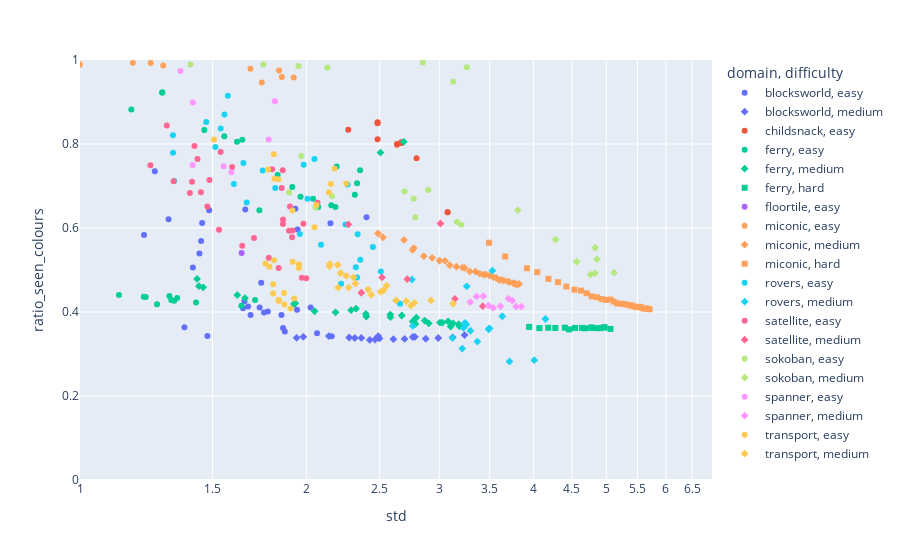

Notebook code for this chart:
### Code cell
df = WHOLE_DF.copy()
df = df[df["model"] == rename(GPR)]
df = df[df["solved"] == 1]
# df["ratio_seen_colours"] = np.tan((np.pi / 2) * df["ratio_seen_colours"])
# df["ratio_seen_colours"] = 1 / (1 - df["ratio_seen_colours"])
df["std"] = np.log(df["std"])
metric = "ratio_seen_colours"
min_metric = 1e-1
max_metric = 1e3
fig = px.scatter(
    df,
    x="std",
    y=metric,
    color="domain",
    symbol="difficulty",
    log_x=True,
    # log_y=True,
    log_y=False,
    range_x=(1, np.log(PLOT_MAX_STD)),
    # range_x=(1e-6, PLOT_MAX_STD),
    range_y=(0, 1),
    # range_y=(min_metric, max_metric),
    hover_data=["problem"],
)
fig.show()
fig.write_html("px/ratio_vs_std.html")

### Figure 1 — Plotly figure (JSON) as saved in the notebook; plotly's stock layout.template omitted (floating-point values rounded to 4 significant figures)
{"data": [{"customdata": [[1], [2], [3], [4], [5], [6], [7], [8], [9], [10], [11], [12], [13], [14], [15], [16], [17], [18], [19], [20], [21], [22], [23], [24], [25], [26], [27], [28], [29], [30]], "hovertemplate": "domain=blocksworld<br>difficulty=easy<br>std=%{x}<br>ratio_seen_colours=%{y}<br>problem=%{customdata[0]}<extra></extra>", "legendgroup": "blocksworld, easy", "marker": {"color": "#636efa", "symbol": "circle"}, "mode": "markers", "name": "blocksworld, easy", "orientation": "v", "showlegend": true, "type": "scatter", "x": [1.658, 1.257, 1.484, 1.453, 1.311, 1.932, 1.945, 1.448, 1.216, 2.401, 1.441, 2.151, 1.412, 1.74, 1.654, 1.646, 1.672, 1.685, 1.755, 1.776, 1.871, 1.732, 1.376, 1.861, 1.852, 2.065, 2.024, 2.159, 1.476, 1.942], "xaxis": "x", "y": [0.6441, 0.735, 0.6421, 0.612, 0.6206, 0.6458, 0.5967, 0.5693, 0.583, 0.6256, 0.5394, 0.6112, 0.506, 0.4696, 0.4256, 0.4091, 0.4128, 0.3929, 0.3988, 0.4012, 0.3537, 0.4107, 0.3634, 0.3618, 0.3928, 0.3493, 0.4107, 0.3422, 0.3431, 0.4055], "yaxis": "y"}, {"customdata": [[31], [32], [33], [34], [35], [36], [37], [38], [39], [40], [41], [42], [43], [44], [45], [49], [52], [55]], "hovertemplate": "domain=blocksworld<br>difficulty=medium<br>std=%{x}<br>ratio_seen_colours=%{y}<br>problem=%{customdata[0]}<extra></extra>", "legendgroup": "blocksworld, medium", "marker": {"color": "#636efa", "symbol": "diamond"}, "mode": "markers", "name": "blocksworld, medium", "orientation": "v", "showlegend": true, "type": "scatter", "x": [2.14, 1.939, 1.98, 2.465, 2.317, 2.278, 2.499, 2.364, 2.426, 2.489, 2.607, 2.785, 2.879, 2.698, 2.767, 2.991, 3.125, 3.241], "xaxis": "x", "y": [0.3428, 0.3384, 0.3409, 0.3345, 0.3381, 0.3393, 0.3371, 0.3384, 0.3334, 0.3427, 0.3353, 0.3408, 0.3363, 0.336, 0.3405, 0.3381, 0.3398, 0.345], "yaxis": "y"}, {"customdata": [[1], [2], [3], [4], [5], [6], [7], [8], [9], [10], [11], [12], [13], [14], [15], [16], [17], [18], [19], [27], [28]], "hovertemplate": "domain=childsnack<br>difficulty=easy<br>std=%{x}<br>ratio_seen_colours=%{y}<br>problem=%{customdata[0]}<extra></extra>", "legendgroup": "childsnack, easy", "marker": {"color": "#EF553B", "symbol": "circle"}, "mode": "markers", "name": "childsnack, easy", "orientation": "v", "showlegend": true, "type": "scatter", "x": [-12.57, -12.57, -12.57, -12.4, -12.4, -12.31, -12.31, -12.31, -11.85, 2.271, 2.484, 2.484, 2.484, 2.636, 2.636, 2.671, 2.671, 2.671, 2.799, 3.077, 3.077], "xaxis": "x", "y": [0.9915, 0.9917, 0.9915, 0.9904, 0.9904, 0.9885, 0.9884, 0.9888, 0.9668, 0.8339, 0.8515, 0.8112, 0.8495, 0.8, 0.7983, 0.8039, 0.8023, 0.8031, 0.7659, 0.6375, 0.6375], "yaxis": "y"}, {"customdata": [[1], [2], [3], [4], [5], [6], [7], [8], [9], [10], [11], [12], [13], [14], [15], [16], [17], [18], [19], [20], [21], [22], [23], [24], [25], [26], [27], [28], [29], [30]], "hovertemplate": "domain=ferry<br>difficulty=easy<br>std=%{x}<br>ratio_seen_colours=%{y}<br>problem=%{customdata[0]}<extra></extra>", "legendgroup": "ferry, easy", "marker": {"color": "#00cc96", "symbol": "circle"}, "mode": "markers", "name": "ferry, easy", "orientation": "v", "showlegend": true, "type": "scatter", "x": [1.286, 1.286, 1.463, 1.17, 1.83, 1.555, 1.616, 1.643, 2.333, 2.072, 1.731, 1.963, 2.355, 2.192, 1.914, 2.039, 2.184, 2.317, 2.156, 1.222, 1.216, 1.314, 1.127, 1.346, 1.266, 1.322, 1.708, 1.426, 1.334, 1.638], "xaxis": "x", "y": [0.9226, 0.9226, 0.8336, 0.8819, 0.7262, 0.8183, 0.8053, 0.8099, 0.7068, 0.6498, 0.642, 0.6743, 0.7374, 0.7466, 0.6979, 0.6699, 0.6497, 0.6793, 0.6544, 0.4358, 0.4362, 0.4381, 0.4404, 0.4336, 0.4187, 0.4286, 0.4285, 0.4224, 0.4265, 0.415], "yaxis": "y"}, {"customdata": [[31], [32], [33], [34], [35], [36], [37], [38], [39], [40], [41], [42], [43], [44], [45], [46], [47], [48], [49], [50], [51], [52], [53], [54], [55], [56], [57], [58], [59], [60]], "hovertemplate": "domain=ferry<br>difficulty=medium<br>std=%{x}<br>ratio_seen_colours=%{y}<br>problem=%{customdata[0]}<extra></extra>", "legendgroup": "ferry, medium", "marker": {"color": "#00cc96", "symbol": "diamond"}, "mode": "markers", "name": "ferry, medium", "orientation": "v", "showlegend": true, "type": "scatter", "x": [2.692, 2.506, 1.43, 1.457, 1.439, 1.618, 1.656, 1.924, 1.931, 2.049, 2.185, 2.326, 2.291, 2.397, 2.4, 2.584, 2.583, 2.675, 2.789, 2.797, 2.766, 2.869, 2.906, 3.029, 3.006, 3.082, 3.106, 3.129, 3.19, 3.183], "xaxis": "x", "y": [0.8052, 0.7796, 0.4787, 0.4588, 0.4614, 0.4404, 0.4333, 0.4191, 0.4206, 0.4018, 0.3993, 0.4078, 0.4044, 0.3955, 0.3892, 0.3877, 0.394, 0.3916, 0.3714, 0.3863, 0.3775, 0.3796, 0.373, 0.3747, 0.3747, 0.3777, 0.3654, 0.3732, 0.3658, 0.371], "yaxis": "y"}, {"customdata": [[61], [62], [63], [64], [65], [66], [67], [68], [69], [70], [71], [72], [73], [74], [75], [76]], "hovertemplate": "domain=ferry<br>difficulty=hard<br>std=%{x}<br>ratio_seen_colours=%{y}<br>problem=%{customdata[0]}<extra></extra>", "legendgroup": "ferry, hard", "marker": {"color": "#00cc96", "symbol": "square"}, "mode": "markers", "name": "ferry, hard", "orientation": "v", "showlegend": true, "type": "scatter", "x": [3.949, 4.075, 4.186, 4.278, 4.405, 4.462, 4.544, 4.643, 4.684, 4.775, 4.78, 4.86, 4.903, 4.966, 4.972, 5.063], "xaxis": "x", "y": [0.3646, 0.3616, 0.3625, 0.362, 0.3626, 0.3586, 0.3621, 0.3622, 0.3612, 0.3621, 0.3633, 0.3615, 0.3617, 0.3629, 0.3639, 0.3598], "yaxis": "y"}, {"customdata": [[1], [3]], "hovertemplate": "domain=floortile<br>difficulty=easy<br>std=%{x}<br>ratio_seen_colours=%{y}<br>problem=%{customdata[0]}<extra></extra>", "legendgroup": "floortile, easy", "marker": {"color": "#ab63fa", "symbol": "circle"}, "mode": "markers", "name": "floortile, easy", "orientation": "v", "showlegend": true, "type": "scatter", "x": [1.639, -11.51], "xaxis": "x", "y": [0.5403, 0.483], "yaxis": "y"}, {"customdata": [[1], [2], [3], [4], [5], [6], [7], [8], [9], [10], [11], [12], [13], [14], [15], [16], [17], [18], [19], [20], [21], [22], [23], [24], [25], [26], [27], [28], [29], [30]], "hovertemplate": "domain=miconic<br>difficulty=easy<br>std=%{x}<br>ratio_seen_colours=%{y}<br>problem=%{customdata[0]}<extra></extra>", "legendgroup": "miconic, easy", "marker": {"color": "#FFA15A", "symbol": "circle"}, "mode": "markers", "name": "miconic, easy", "orientation": "v", "showlegend": true, "type": "scatter", "x": [-12.4, -12.4, -12.39, -11.85, -12.47, -11.86, 0.9987, -11.51, 0.9987, -12.06, -11.85, -11.51, -11.51, -12.05, -12.32, 1.241, 1.175, -11.5, 1.29, -11.52, -12.3, -12.26, -12.04, 1.838, 1.854, -12.17, 1.684, -12.04, 1.744, 1.922], "xaxis": "x", "y": [0.9838, 0.9838, 0.9874, 0.991, 0.9928, 0.9928, 0.9888, 0.9932, 0.9899, 0.997, 0.9959, 0.9964, 0.9866, 0.9956, 0.997, 0.9931, 0.9933, 0.9865, 0.9871, 0.9886, 0.9944, 0.9417, 0.9916, 0.9752, 0.9597, 0.9647, 0.9793, 0.9453, 0.9463, 0.9584], "yaxis": "y"}, {"customdata": [[31], [32], [33], [34], [35], [36], [37], [38], [39], [40], [41], [42], [43], [44], [45], [46], [47], [48], [49], [50], [51], [52], [53], [54], [55], [56], [57], [58], [59], [60]], "hovertemplate": "domain=miconic<br>difficulty=medium<br>std=%{x}<br>ratio_seen_colours=%{y}<br>problem=%{customdata[0]}<extra></extra>", "legendgroup": "miconic, medium", "marker": {"color": "#FFA15A", "symbol": "diamond"}, "mode": "markers", "name": "miconic, medium", "orientation": "v", "showlegend": true, "type": "scatter", "x": [2.488, 2.526, 2.693, 2.776, 2.764, 2.861, 2.936, 3.002, 3.053, 3.097, 3.162, 3.222, 3.244, 3.294, 3.351, 3.395, 3.434, 3.456, 3.501, 3.541, 3.572, 3.603, 3.632, 3.655, 3.701, 3.719, 3.764, 3.783, 3.805, 3.83], "xaxis": "x", "y": [0.5869, 0.5779, 0.5715, 0.5521, 0.5479, 0.5329, 0.529, 0.522, 0.522, 0.5113, 0.5078, 0.5056, 0.5049, 0.4965, 0.4962, 0.4914, 0.4889, 0.4892, 0.4864, 0.4831, 0.4814, 0.476, 0.4765, 0.4747, 0.4731, 0.4709, 0.4684, 0.4678, 0.4651, 0.4668], "yaxis": "y"}, {"customdata": [[61], [62], [63], [64], [65], [66], [67], [68], [69], [70], [71], [72], [73], [74], [75], [76], [77], [78], [79], [80], [81], [82], [83], [84], [85], [86], [87], [88], [89], [90]], "hovertemplate": "domain=miconic<br>difficulty=hard<br>std=%{x}<br>ratio_seen_colours=%{y}<br>problem=%{customdata[0]}<extra></extra>", "legendgroup": "miconic, hard", "marker": {"color": "#FFA15A", "symbol": "square"}, "mode": "markers", "name": "miconic, hard", "orientation": "v", "showlegend": true, "type": "scatter", "x": [3.492, 3.67, 3.923, 4.047, 4.189, 4.314, 4.425, 4.536, 4.628, 4.709, 4.78, 4.86, 4.931, 4.994, 5.066, 5.114, 5.167, 5.221, 5.276, 5.324, 5.368, 5.411, 5.451, 5.492, 5.542, 5.564, 5.601, 5.643, 5.675, 5.707], "xaxis": "x", "y": [0.565, 0.5321, 0.5041, 0.4949, 0.479, 0.471, 0.4607, 0.4531, 0.4509, 0.4446, 0.4373, 0.4351, 0.4308, 0.4288, 0.4296, 0.4249, 0.4207, 0.4196, 0.4191, 0.4178, 0.4156, 0.4155, 0.4127, 0.4118, 0.4124, 0.4106, 0.4082, 0.4088, 0.4075, 0.4066], "yaxis": "y"}, {"customdata": [[1], [2], [3], [4], [5], [6], [7], [8], [9], [10], [11], [12], [13], [14], [15], [16], [17], [18], [19], [20], [21], [22], [23], [24], [25], [26], [27], [28], [29], [30]], "hovertemplate": "domain=rovers<br>difficulty=easy<br>std=%{x}<br>ratio_seen_colours=%{y}<br>problem=%{customdata[0]}<extra></extra>", "legendgroup": "rovers, easy", "marker": {"color": "#19d3f3", "symbol": "circle"}, "mode": "markers", "name": "rovers, easy", "orientation": "v", "showlegend": true, "type": "scatter", "x": [1.538, 1.555, 1.648, 1.513, 0.4069, 1.329, 1.334, 1.572, -10.63, 1.471, 1.601, 2.005, 1.817, 1.329, 1.665, 1.982, 1.958, 1.748, 2.09, 2.324, 2.266, 2.222, 2.449, 2.334, 2.338, 2.252, 2.356, 2.66, 2.048, 2.509], "xaxis": "x", "y": [0.8368, 0.8701, 0.7549, 0.7932, 0.9335, 0.7792, 0.7118, 0.9151, 0.9294, 0.8521, 0.7047, 0.6696, 0.6955, 0.8209, 0.6608, 0.7505, 0.5857, 0.7367, 0.5601, 0.5067, 0.7036, 0.4672, 0.5545, 0.4819, 0.5853, 0.6086, 0.5242, 0.4199, 0.7646, 0.4966], "yaxis": "y"}, {"customdata": [[31], [32], [33], [34], [35], [36], [37], [38], [39], [40], [42], [43], [44], [45], [46], [54], [56]], "hovertemplate": "domain=rovers<br>difficulty=medium<br>std=%{x}<br>ratio_seen_colours=%{y}<br>problem=%{customdata[0]}<extra></extra>", "legendgroup": "rovers, medium", "marker": {"color": "#19d3f3", "symbol": "diamond"}, "mode": "markers", "name": "rovers, medium", "orientation": "v", "showlegend": true, "type": "scatter", "x": [2.766, 2.759, 3.258, 3.219, 3.498, 3.124, 3.246, 3.719, 3.3, 3.229, 4.012, 3.637, 3.371, 3.263, 3.489, 3.529, 4.151], "xaxis": "x", "y": [0.3667, 0.4774, 0.3701, 0.313, 0.3612, 0.3381, 0.3742, 0.2823, 0.3553, 0.3621, 0.2852, 0.3899, 0.3296, 0.461, 0.3589, 0.4985, 0.3834], "yaxis": "y"}, {"customdata": [[1], [2], [3], [4], [5], [6], [7], [8], [9], [10], [11], [12], [13], [14], [15], [16], [17], [18], [19], [20], [21], [22], [23], [24], [25], [26], [27], [28], [29], [30]], "hovertemplate": "domain=satellite<br>difficulty=easy<br>std=%{x}<br>ratio_seen_colours=%{y}<br>problem=%{customdata[0]}<extra></extra>", "legendgroup": "satellite, easy", "marker": {"color": "#FF6692", "symbol": "circle"}, "mode": "markers", "name": "satellite, easy", "orientation": "v", "showlegend": true, "type": "scatter", "x": [1.304, 1.538, 1.419, 1.24, 1.447, 1.331, 1.592, 1.432, 1.409, 1.486, 1.53, 1.399, 1.799, 2.067, 1.476, 1.895, 1.642, 1.853, 1.703, 1.836, 1.916, 1.781, 1.86, 1.9, 1.861, 1.971, 1.998, 1.913, 1.859, 1.98], "xaxis": "x", "y": [0.8442, 0.7807, 0.7955, 0.7497, 0.685, 0.7116, 0.7452, 0.7643, 0.7103, 0.7144, 0.5959, 0.6836, 0.7399, 0.66, 0.651, 0.5935, 0.5578, 0.695, 0.5761, 0.5045, 0.5938, 0.5291, 0.6097, 0.6511, 0.6204, 0.4814, 0.4806, 0.5782, 0.7375, 0.6104], "yaxis": "y"}, {"customdata": [[33], [38], [39], [42], [46], [50], [58]], "hovertemplate": "domain=satellite<br>difficulty=medium<br>std=%{x}<br>ratio_seen_colours=%{y}<br>problem=%{customdata[0]}<extra></extra>", "legendgroup": "satellite, medium", "marker": {"color": "#FF6692", "symbol": "diamond"}, "mode": "markers", "name": "satellite, medium", "orientation": "v", "showlegend": true, "type": "scatter", "x": [2.364, 2.272, 2.519, 2.721, 3.147, 3.427, 3.011], "xaxis": "x", "y": [0.4459, 0.6084, 0.4823, 0.4781, 0.4313, 0.4139, 0.6107], "yaxis": "y"}, {"customdata": [[1], [2], [3], [4], [5], [6], [7], [8], [9], [10], [11], [12], [13], [14], [15], [16], [17], [18], [19], [20], [21], [22], [23], [24], [25], [26], [27], [28], [29], [30]], "hovertemplate": "domain=sokoban<br>difficulty=easy<br>std=%{x}<br>ratio_seen_colours=%{y}<br>problem=%{customdata[0]}<extra></extra>", "legendgroup": "sokoban, easy", "marker": {"color": "#B6E880", "symbol": "circle"}, "mode": "markers", "name": "sokoban, easy", "orientation": "v", "showlegend": true, "type": "scatter", "x": [2.055, -10.76, -10.98, 0.8725, 1.896, 2.853, -10.62, 2.162, -10.03, -9.904, 1.751, -9.858, -10.46, 1.968, -9.207, 2.788, -10.49, -10.49, 3.13, 1.951, 2.698, 1.402, 2.774, 2.13, -10.5, 3.209, -10.74, 2.9, 3.166, 3.264], "xaxis": "x", "y": [0.6488, 0.9937, 0.9986, 0.9876, 0.6848, 0.9941, 0.9957, 0.6754, 0.9942, 0.9918, 0.9894, 0.9963, 0.9935, 0.7716, 0.9966, 0.6254, 0.9894, 0.9897, 0.9484, 0.986, 0.6867, 0.9896, 0.6695, 0.9823, 0.9906, 0.6075, 0.9884, 0.6905, 0.6142, 0.9827], "yaxis": "y"}, {"customdata": [[31], [33], [34], [35], [36], [38], [39], [40]], "hovertemplate": "domain=sokoban<br>difficulty=medium<br>std=%{x}<br>ratio_seen_colours=%{y}<br>problem=%{customdata[0]}<extra></extra>", "legendgroup": "sokoban, medium", "marker": {"color": "#B6E880", "symbol": "diamond"}, "mode": "markers", "name": "sokoban, medium", "orientation": "v", "showlegend": true, "type": "scatter", "x": [3.815, 4.283, 4.566, 4.763, 4.829, 4.86, 4.832, 5.12], "xaxis": "x", "y": [0.6423, 0.5722, 0.5198, 0.4888, 0.4922, 0.5257, 0.5529, 0.4936], "yaxis": "y"}, {"customdata": [[1], [2], [3], [4], [5], [6], [7], [8], [9], [10], [11], [12], [13], [14], [15], [16], [17], [18], [19], [20], [21], [22], [23], [24], [25], [26], [27], [28], [29], [30]], "hovertemplate": "domain=spanner<br>difficulty=easy<br>std=%{x}<br>ratio_seen_colours=%{y}<br>problem=%{customdata[0]}<extra></extra>", "legendgroup": "spanner, easy", "marker": {"color": "#FF97FF", "symbol": "circle"}, "mode": "markers", "name": "spanner, easy", "orientation": "v", "showlegend": true, "type": "scatter", "x": [-12.04, -12.04, -12.04, -12.73, -12.19, -12.72, -12.53, -12.53, -12.53, -12.06, -12.3, 1.412, -11.51, -11.51, -11.5, -12.04, 1.781, -12.45, 1.411, -11.51, -11.51, -12.15, 1.815, -11.51, -11.86, 1.36, 1.551, 1.588, -11.84, -11.85], "xaxis": "x", "y": [0.976, 0.976, 0.976, 0.9918, 0.9924, 0.9927, 0.9901, 0.9943, 0.9901, 0.9103, 0.9079, 0.8986, 0.9054, 0.9241, 0.9086, 0.7937, 0.8108, 0.9794, 0.75, 0.7524, 0.7578, 0.7318, 0.9019, 0.7192, 0.9744, 0.9736, 0.7468, 0.7327, 0.6948, 0.6965], "yaxis": "y"}, {"customdata": [[31], [32], [33], [34], [35], [36], [38], [39], [40], [41]], "hovertemplate": "domain=spanner<br>difficulty=medium<br>std=%{x}<br>ratio_seen_colours=%{y}<br>problem=%{customdata[0]}<extra></extra>", "legendgroup": "spanner, medium", "marker": {"color": "#FF97FF", "symbol": "diamond"}, "mode": "markers", "name": "spanner, medium", "orientation": "v", "showlegend": true, "type": "scatter", "x": [3.297, 3.362, 3.432, 3.487, 3.538, 3.617, 3.708, 3.751, 3.795, 3.856], "xaxis": "x", "y": [0.4237, 0.4371, 0.4377, 0.4153, 0.4097, 0.4137, 0.4318, 0.4272, 0.413, 0.4129], "yaxis": "y"}, {"customdata": [[1], [2], [3], [4], [5], [6], [7], [8], [9], [10], [11], [12], [13], [14], [15], [16], [17], [18], [19], [20], [21], [22], [23], [24], [25], [26], [27], [28], [29], [30]], "hovertemplate": "domain=transport<br>difficulty=easy<br>std=%{x}<br>ratio_seen_colours=%{y}<br>problem=%{customdata[0]}<extra></extra>", "legendgroup": "transport, easy", "marker": {"color": "#FECB52", "symbol": "circle"}, "mode": "markers", "name": "transport, easy", "orientation": "v", "showlegend": true, "type": "scatter", "x": [0.9293, 0.9024, 0.8534, 0.935, 1.507, 1.809, 1.835, 1.778, 2.154, 2.257, 1.915, 2.178, 1.812, 2.141, 2.06, 2.049, 1.81, 1.763, 1.805, 1.785, 1.916, 1.953, 1.953, 1.805, 1.837, 1.835, 1.866, 1.868, 1.925, 1.904], "xaxis": "x", "y": [0.7062, 0.7061, 0.704, 0.697, 0.8107, 0.7758, 0.7162, 0.739, 0.7047, 0.706, 0.6419, 0.7415, 0.7172, 0.6843, 0.6545, 0.6017, 0.5234, 0.5157, 0.4662, 0.508, 0.5199, 0.5139, 0.5051, 0.4441, 0.426, 0.429, 0.4452, 0.4176, 0.4319, 0.4084], "yaxis": "y"}, {"customdata": [[31], [32], [33], [34], [35], [36], [37], [38], [39], [40], [41], [42], [43], [44], [45], [48], [49], [50], [53], [60]], "hovertemplate": "domain=transport<br>difficulty=medium<br>std=%{x}<br>ratio_seen_colours=%{y}<br>problem=%{customdata[0]}<extra></extra>", "legendgroup": "transport, medium", "marker": {"color": "#FECB52", "symbol": "diamond"}, "mode": "markers", "name": "transport, medium", "orientation": "v", "showlegend": true, "type": "scatter", "x": [2.145, 2.2, 2.146, 2.257, 2.218, 2.202, 2.274, 2.322, 2.308, 2.413, 2.436, 2.553, 2.529, 2.508, 2.628, 2.71, 2.751, 2.78, 2.925, 3.131], "xaxis": "x", "y": [0.5095, 0.5123, 0.5145, 0.4861, 0.4929, 0.458, 0.4581, 0.4676, 0.4825, 0.454, 0.441, 0.4624, 0.4515, 0.4482, 0.4276, 0.4256, 0.4155, 0.4217, 0.4277, 0.4197], "yaxis": "y"}], "layout": {"legend": {"title": {"text": "domain, difficulty"}, "tracegroupgap": 0}, "margin": {"t": 60}, "xaxis": {"anchor": "y", "domain": [0, 1], "range": [0, 0.8393], "title": {"text": "std"}, "type": "log"}, "yaxis": {"anchor": "x", "domain": [0, 1], "range": [0, 1], "title": {"text": "ratio_seen_colours"}}}}
